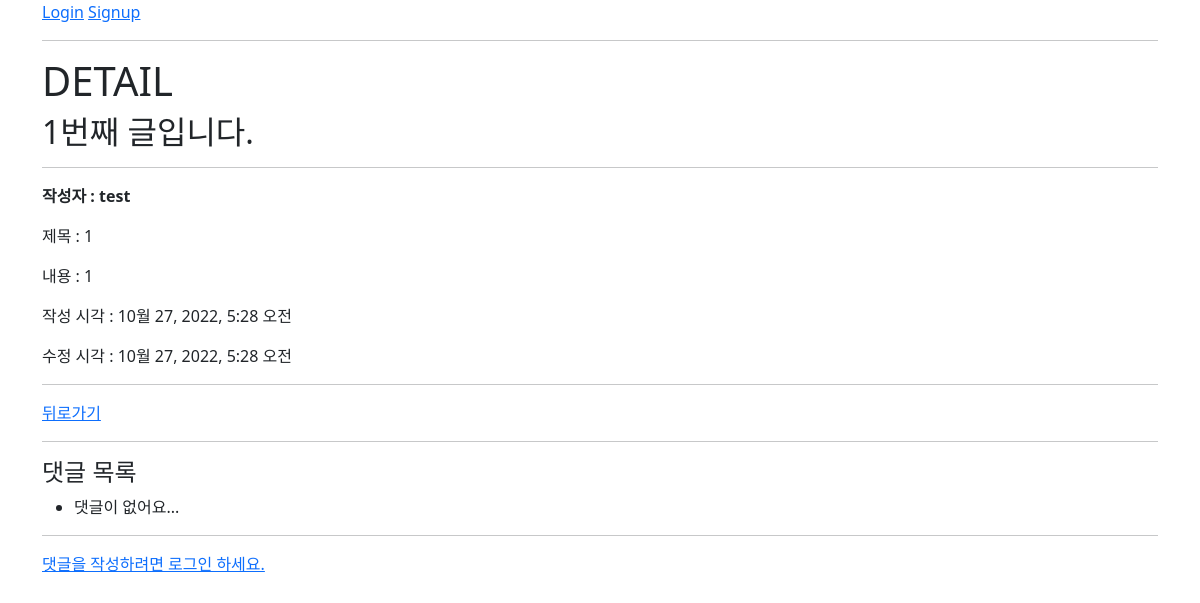
/articles/1/, run on the app's committed database.
### articles/models.py (models this page shows)
class Article(models.Model):
    user = models.ForeignKey(settings.AUTH_USER_MODEL, on_delete=models.CASCADE)
    like_users = models.ManyToManyField(settings.AUTH_USER_MODEL, related_name='like_articles')
    title = models.CharField(max_length=10)
    content = models.TextField()
    created_at = models.DateTimeField(auto_now_add=True)
    updated_at = models.DateTimeField(auto_now=True)

### accounts/models.py (models this page shows)
class User(AbstractUser):
    followings = models.ManyToManyField('self', symmetrical=False, related_name='followers')

### articles/views.py (the view)
# urls.py: path('<int:pk>/', views.detail, name='detail'),
@require_safe
def detail(request, pk):
    article = Article.objects.get(pk=pk)
    comment_form = CommentForm()
    comments = article.comment_set.all()
    context = {
        'article': article,
        'comment_form': comment_form,
        'comments': comments,
    }
    return render(request, 'articles/detail.html', context)

### articles/templates/articles/detail.html (shortened to what this page needs)
{% extends 'base.html' %}
{% block content %}
  <h1>DETAIL</h1>
  <h2>{{ article.pk }}번째 글입니다.</h2>
  <hr>
  <p><b>작성자 : {{ article.user }}</b></p>
  <p>제목 : {{ article.title }}</p>
  <p>내용 : {{ article.content }}</p>
  <p>작성 시각 : {{ article.created_at }}</p>
  <p>수정 시각 : {{ article.updated_at }}</p>
  <hr>
  <a href="{% url 'articles:index' %}">뒤로가기</a>
  <hr>
  <h4>댓글 목록</h4>
  <ul>
    {% for comment in comments %}
      <li>
        {{ comment.user }} - {{ comment.content }}
        {% if request.user == comment.user %}
          <form action="{% url 'articles:comments_delete' article.pk comment.pk %}" method="POST">
            {% csrf_token %}
            <input type="submit" value="DELETE">
          </form>
        {% endif %}
      </li>
    {% empty %}
      <li>댓글이 없어요...</li>
    {% endfor %}
  </ul>
  <hr>
  {% if request.user.is_authenticated %}
    <form action="{% url 'articles:comments_create' article.pk %}" method="POST">
      {% csrf_token %}
      {{ comment_form }}
      <input type="submit">
    </form>
  {% else %}
    <a href="{% url 'accounts:login' %}">댓글을 작성하려면 로그인 하세요.</a>
  {% endif %}
{% endblock content %}

### data on the page
Article: pk "1", user "test", title "1", content "1", created_at "10월 27, 2022, 5:28 오전", updated_at "10월 27, 2022, 5:28 오전"
